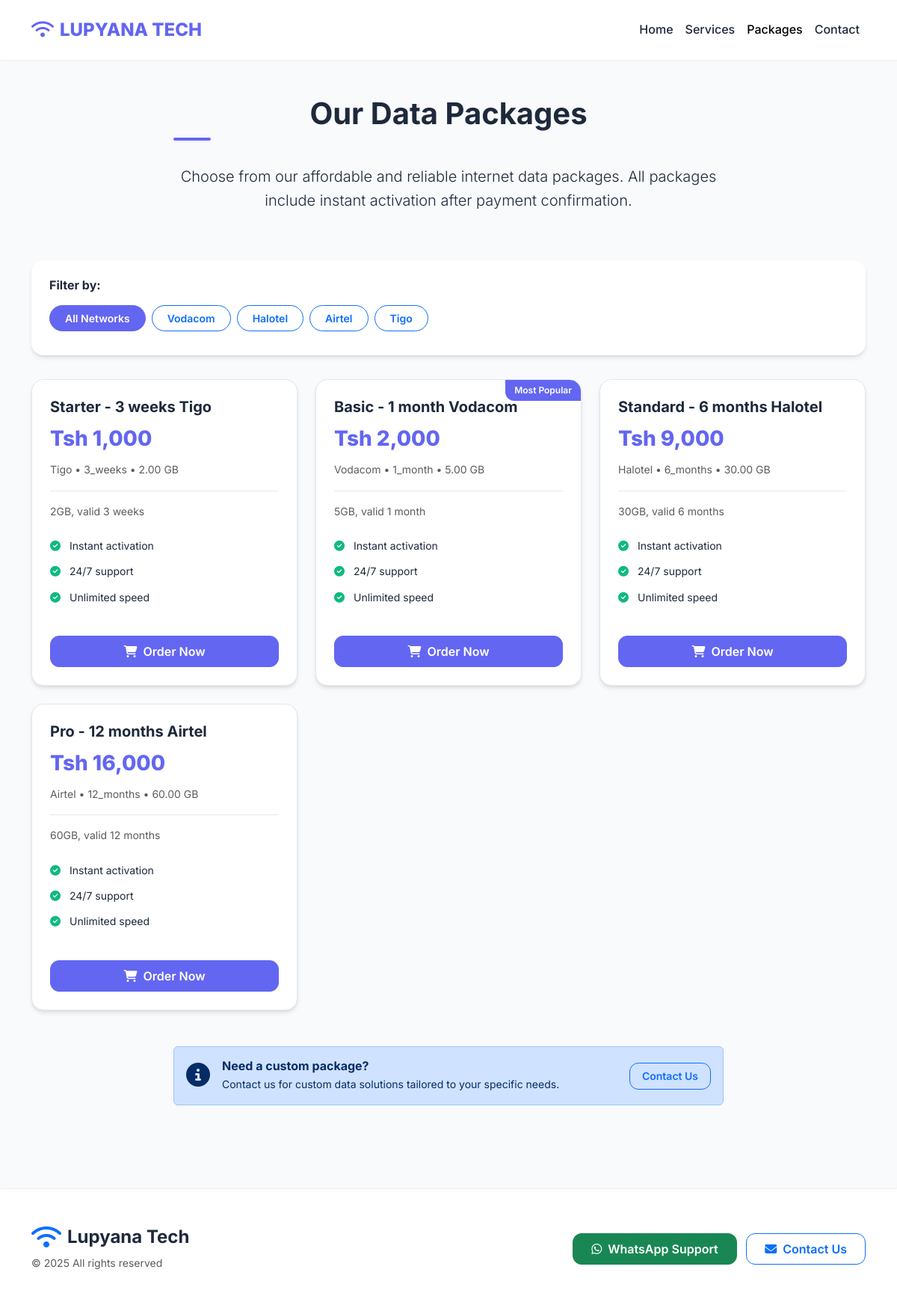
The page /packages.php on the database its author committed.
### tables this page shows
CREATE TABLE IF NOT EXISTS packages (
  id INT UNSIGNED AUTO_INCREMENT PRIMARY KEY,
  name VARCHAR(100) NOT NULL,
  duration ENUM('3_weeks','1_month','6_months','12_months','custom') NOT NULL,
  gb_amount DECIMAL(6,2) NOT NULL,
  price DECIMAL(10,2) NOT NULL,
  description TEXT DEFAULT NULL,
  network ENUM('tigo','vodacom','halotel','airtel') NOT NULL,
  allow_custom_gb TINYINT(1) NOT NULL DEFAULT 0,
  created_at TIMESTAMP DEFAULT CURRENT_TIMESTAMP
);

### config.php (called while the page is built)
<?php
return [
    'db' => [
        'host' => '127.0.0.1',
        'port' => 3306,
        'name' => 'lupyanatech',
        'user' => 'root',
        'pass' => '',
        'charset' => 'utf8mb4',
    ],
    'imgbb' => [
        'api_key' => '8a402848056a5c86e392b765263065e0',
        'upload_url' => 'https://api.imgbb.com/1/upload',
    ],
    'owner' => [
        'whatsapp' => '255778187338',
    ],
    'app' => [
        'base_url' => 'http://localhost/lupyanatech',
        'upload' => [
            'max_size' => 2 * 1024 * 1024,
            'allowed_types' => [
                'image/jpeg',
                'image/png',
                'image/webp',
            ],
        ],
        'csrf_salt' => 'change_this_random_salt',
        'rate_limit' => [
            'requests_per_minute' => 60,
        ],
    ],
];

### public/packages.php (the view, shortened to what this page needs)
<?php
$pdo = require __DIR__ . '/../db/connection.php';
$config = require __DIR__ . '/../config.php';
$base = rtrim($config['app']['base_url'], '/');
$packages = $pdo->query('SELECT * FROM packages ORDER BY price ASC')->fetchAll();
?>
<!DOCTYPE html>
<html lang="en">
<head>
  <link href="https://cdn.jsdelivr.net/npm/bootstrap@5.3.2/dist/css/bootstrap.min.css" rel="stylesheet">
  <link rel="stylesheet" href="https://cdnjs.cloudflare.com/ajax/libs/font-awesome/6.4.2/css/all.min.css">
</head>
<body>
<nav class="navbar navbar-expand-lg navbar-light bg-white sticky-top">
  <div class="container">
    <a class="navbar-brand" href="<?php echo $base; ?>">
        <i class="fas fa-wifi me-2"></i>LUPYANA TECH
    </a>
    <div class="collapse navbar-collapse" id="navmenu">
      <ul class="navbar-nav ms-auto">
        <li class="nav-item"><a class="nav-link" href="<?php echo $base; ?>">Home</a></li>
        <li class="nav-item"><a class="nav-link" href="<?php echo $base; ?>/services.php">Services</a></li>
        <li class="nav-item"><a class="nav-link active" href="<?php echo $base; ?>/packages.php">Packages</a></li>
        <li class="nav-item"><a class="nav-link" href="<?php echo $base; ?>/contact.php">Contact</a></li>
      </ul>
    </div>
  </div>
</nav>
<main class="container py-5">
  <div class="row mb-5">
    <div class="col-lg-8 mx-auto text-center">
      <h1 class="section-title">Our Data Packages</h1>
      <p class="lead">Choose from our affordable and reliable internet data packages. All packages include instant activation after payment confirmation.</p>
    </div>
  </div>
  <div class="filter-container">
    <h6 class="mb-3">Filter by:</h6>
    <div class="d-flex flex-wrap">
      <button class="btn btn-primary filter-btn">All Networks</button>
      <button class="btn btn-outline-primary filter-btn">Vodacom</button>
      <button class="btn btn-outline-primary filter-btn">Halotel</button>
      <button class="btn btn-outline-primary filter-btn">Airtel</button>
      <button class="btn btn-outline-primary filter-btn">Tigo</button>
    </div>
  </div>
  <div class="row row-cols-1 row-cols-md-2 row-cols-lg-3 g-4">
    <?php foreach ($packages as $index => $pkg): ?>
      <div class="col">
        <div class="package-card <?php echo $index === 1 ? 'popular' : ''; ?>">
          <div class="package-header">
            <h5 class="card-title mb-2"><?php echo htmlspecialchars($pkg['name']); ?></h5>
            <div class="package-price">Tsh <?php echo number_format($pkg['price'],0); ?></div>
            <div class="text-muted small">
              <?php echo ucfirst(htmlspecialchars($pkg['network'])); ?> •
              <?php echo htmlspecialchars($pkg['duration']); ?> •
              <?php echo htmlspecialchars($pkg['gb_amount']); ?> GB
            </div>
          </div>
          <p class="text-muted small"><?php echo htmlspecialchars($pkg['description']); ?></p>
          <div class="package-features">
            <div class="feature-item">
              <div class="feature-icon"><i class="fas fa-check-circle"></i></div>
              <div class="small">Instant activation</div>
            </div>
            <div class="feature-item">
              <div class="feature-icon"><i class="fas fa-check-circle"></i></div>
              <div class="small">24/7 support</div>
            </div>
            <div class="feature-item">
              <div class="feature-icon"><i class="fas fa-check-circle"></i></div>
              <div class="small">Unlimited speed</div>
            </div>
          </div>
          <div class="mt-auto pt-3">
            <a href="<?php echo $base; ?>/checkout.php?package_id=<?php echo (int)$pkg['id']; ?>" class="btn btn-primary w-100">
              <i class="fas fa-shopping-cart me-2"></i>Order Now
            </a>
          </div>
        </div>
      </div>
    <?php endforeach; ?>
  </div>
  <div class="row mt-5">
    <div class="col-lg-8 mx-auto">
      <div class="alert alert-primary rounded-lg">
        <div class="d-flex align-items-center">
          <div class="me-3">
            <i class="fas fa-info-circle fa-2x"></i>
          </div>
          <div>
            <h6 class="mb-1">Need a custom package?</h6>
            <p class="mb-0 small">Contact us for custom data solutions tailored to your specific needs.</p>
          </div>
          <div class="ms-auto">
            <a href="<?php echo $base; ?>/contact.php" class="btn btn-sm btn-outline-primary">Contact Us</a>
          </div>
        </div>
      </div>
    </div>
  </div>
</main>
<footer class="bg-white py-5">
  <div class="container">
    <div class="row align-items-center">
      <div class="col-md-6 mb-3 mb-md-0">
        <div class="d-flex align-items-center">
          <i class="fas fa-wifi fa-2x text-primary me-2"></i>
          <h4 class="mb-0">Lupyana Tech</h4>
        </div>
        <p class="text-muted small mt-2 mb-0">&copy; <?php echo date('Y'); ?> All rights reserved</p>
      </div>
      <div class="col-md-6 text-md-end">
        <a href="https://wa.me/<?php echo htmlspecialchars($config['owner']['whatsapp']); ?>" class="btn btn-success me-2">
          <i class="fab fa-whatsapp me-2"></i>WhatsApp Support
        </a>
        <a href="<?php echo $base; ?>/contact.php" class="btn btn-outline-primary">
          <i class="fas fa-envelope me-2"></i>Contact Us
        </a>
      </div>
    </div>
  </div>
</footer>
</body>
</html>

### public/packages.php (style rules this page uses)
:root { --primary: #6366f1; --primary-dark: #4f46e5; --secondary: #0ea5a2; --dark: #1e293b; --light: #f8fafc; --gray: #64748b; --gray-light: #e2e8f0; --success: #10b981; --rounded: 12px; --rounded-lg: 16px; --shadow: 0 4px 6px -1px rgba(0, 0, 0, 0.1), 0 2px 4px -1px rgba(0, 0, 0, 0.06); --shadow-lg: 0 10px 15px -3px rgba(0, 0, 0, 0.1), 0 4px 6px -2px rgba(0, 0, 0, 0.05); }
body { font-family: 'Inter', system-ui, -apple-system, 'Segoe UI', Roboto, 'Helvetica Neue', Arial; background: var(--light); color: var(--dark); line-height: 1.6; }
h1, h2, h3, h4, h5, h6 { font-weight: 700; }
.navbar { padding: 1rem 0; box-shadow: 0 1px 3px rgba(0,0,0,0.05); }
.navbar-brand { font-weight: 800; color: var(--primary); font-size: 1.5rem; }
.nav-link { font-weight: 500; color: var(--dark); transition: all 0.2s ease; }
.nav-link:hover, .nav-link.active { color: var(--primary); }
.btn { border-radius: var(--rounded); font-weight: 600; padding: 0.5rem 1.5rem; transition: all 0.2s ease; }
.btn-primary { background: var(--primary); border-color: var(--primary); }
.btn-sm { padding: 0.4rem 1rem; font-size: 0.875rem; }
.package-card { background: white; border-radius: var(--rounded-lg); padding: 1.5rem; height: 100%; box-shadow: var(--shadow); transition: all 0.3s ease; border: 1px solid var(--gray-light); position: relative; overflow: hidden; }
.package-card.popular::before { content: 'Most Popular'; position: absolute; top: 0; right: 0; background: var(--primary); color: white; font-size: 0.75rem; font-weight: 600; padding: 0.25rem 0.75rem; border-bottom-left-radius: var(--rounded); }
.package-header { border-bottom: 1px solid var(--gray-light); padding-bottom: 1rem; margin-bottom: 1rem; }
.package-price { font-size: 1.75rem; font-weight: 800; color: var(--primary); margin: 0.5rem 0; }
.package-features { margin: 1.5rem 0; }
.feature-item { display: flex; align-items: center; margin-bottom: 0.75rem; }
.feature-icon { color: var(--success); margin-right: 0.75rem; font-size: 0.875rem; }
.section-title { position: relative; padding-bottom: 0.75rem; margin-bottom: 2rem; font-weight: 700; }
.section-title::after { content: ''; position: absolute; bottom: 0; left: 0; width: 50px; height: 4px; background: var(--primary); border-radius: 2px; }
.filter-container { background: white; border-radius: var(--rounded-lg); padding: 1.5rem; box-shadow: var(--shadow); margin-bottom: 2rem; }
.filter-btn { border-radius: 50px; padding: 0.4rem 1.25rem; font-size: 0.875rem; margin-right: 0.5rem; margin-bottom: 0.5rem; }
footer { background: white; padding: 2rem 0; box-shadow: 0 -1px 3px rgba(0,0,0,0.05); margin-top: 3rem; }

### rows shown on the page
packages: name "Starter - 3 weeks Tigo", price "1,000", network "Tigo", duration "3_weeks", gb_amount "2.00", description "2GB, valid 3 weeks"
packages: name "Basic - 1 month Vodacom", price "2,000", network "Vodacom", duration "1_month", gb_amount "5.00", description "5GB, valid 1 month"
packages: name "Standard - 6 months Halotel", price "9,000", network "Halotel", duration "6_months", gb_amount "30.00", description "30GB, valid 6 months"
packages: name "Pro - 12 months Airtel", price "16,000", network "Airtel", duration "12_months", gb_amount "60.00", description "60GB, valid 12 months"
